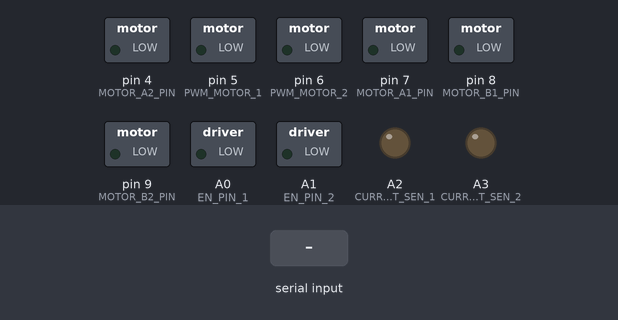
This sketch was run on a simulated Arduino Uno, built with avr-gcc and run on an emulated ATmega328P. Shown: switched loads named in the sketch (green lamp = pin HIGH), output pins drawn as LEDs (lit = HIGH). The test bench sets the inputs (shaded band).

Above: at 1.2 s.
1.3 s: "float" received over Serial
At 3.3 s:
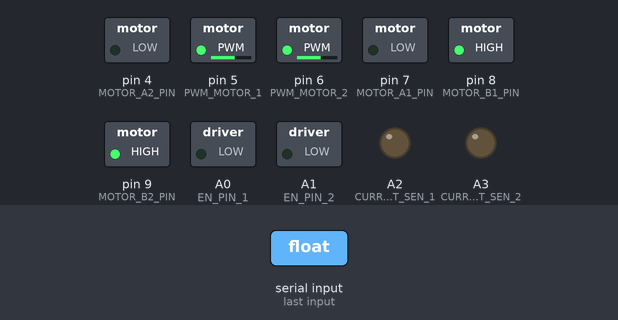
3.8 s: "int" received over Serial
At 5.1 s:
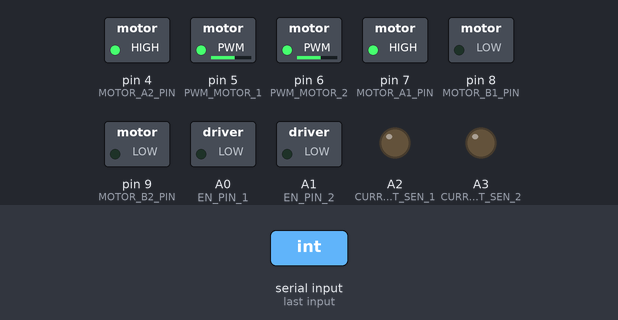
6.3 s: "float" received over Serial
At 8.3 s:
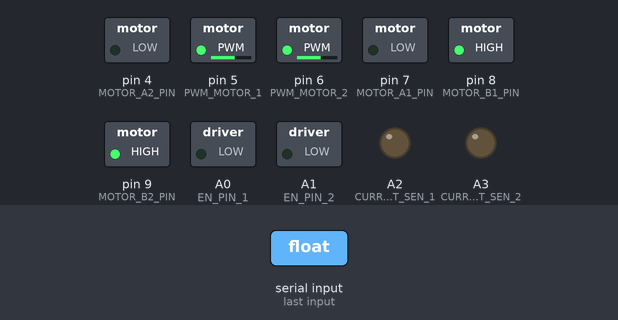
Timing chart, 0 to 9.8 s (numbered marks = the images above; inputs shaded):
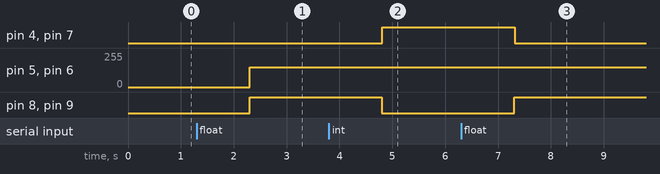

The sketch:

Monster_Motor_Driver_Modified.ino
```cpp
#define BRAKE 0
#define CW    1
#define CCW   2
#define CS_THRESHOLD 15   // Definition of safety current (Check: "1.3 Monster Shield Example").

//MOTOR 1
#define MOTOR_A1_PIN 7
#define MOTOR_B1_PIN 8

//MOTOR 2
#define MOTOR_A2_PIN 4
#define MOTOR_B2_PIN 9

#define PWM_MOTOR_1 5
#define PWM_MOTOR_2 6

#define CURRENT_SEN_1 A2
#define CURRENT_SEN_2 A3

#define EN_PIN_1 A0
#define EN_PIN_2 A1

#define MOTOR_1 0
#define MOTOR_2 1

short usSpeed = 150;  //default motor speed
unsigned short usMotor_Status = BRAKE;

void setup()
{
  pinMode(MOTOR_A1_PIN, OUTPUT);
  pinMode(MOTOR_B1_PIN, OUTPUT);

  pinMode(MOTOR_A2_PIN, OUTPUT);
  pinMode(MOTOR_B2_PIN, OUTPUT);

  pinMode(PWM_MOTOR_1, OUTPUT);
  pinMode(PWM_MOTOR_2, OUTPUT);

  pinMode(CURRENT_SEN_1, OUTPUT);
  pinMode(CURRENT_SEN_2, OUTPUT);

  pinMode(EN_PIN_1, OUTPUT);
  pinMode(EN_PIN_2, OUTPUT);

  Serial.begin(9600);              // Initiates the serial to do the monitoring
}

void loop()
{
  String str = Serial.readString();
  char user_input;

  if(str == "float")
    {
      Forward();
    }
    else if(str =="int")
    {
      Reverse();
    }
}


void Forward()
{
  //Serial.println("Forward");
  usMotor_Status = CW;
  motorGo(MOTOR_1, usMotor_Status, usSpeed);
  delay(10);
  motorGo(MOTOR_2, usMotor_Status, usSpeed);
  delay(10);
}

void Reverse()
{
  //Serial.println("Reverse");
  usMotor_Status = CCW;
  motorGo(MOTOR_1, usMotor_Status, usSpeed);
  delay(10);
  motorGo(MOTOR_2, usMotor_Status, usSpeed);
  delay(10);
  }

void motorGo(uint8_t motor, uint8_t direct, uint8_t pwm)         //Function that controls the variables: motor(0 ou 1), direction (cw ou ccw) e pwm (entra 0 e 255);
{
  if(motor == MOTOR_1)
  {
    if(direct == CW)
    {
      digitalWrite(MOTOR_A1_PIN, LOW);
      digitalWrite(MOTOR_B1_PIN, HIGH);
    }
    else if(direct == CCW)
    {
      digitalWrite(MOTOR_A1_PIN, HIGH);
      digitalWrite(MOTOR_B1_PIN, LOW);
    }
    else
    {
      digitalWrite(MOTOR_A1_PIN, LOW);
      digitalWrite(MOTOR_B1_PIN, LOW);
    }

    analogWrite(PWM_MOTOR_1, pwm);
  }
  else if(motor == MOTOR_2)
  {
    if(direct == CW)
    {
      digitalWrite(MOTOR_A2_PIN, LOW);
      digitalWrite(MOTOR_B2_PIN, HIGH);
    }
    else if(direct == CCW)
    {
      digitalWrite(MOTOR_A2_PIN, HIGH);
      digitalWrite(MOTOR_B2_PIN, LOW);
    }
    else
    {
      digitalWrite(MOTOR_A2_PIN, LOW);
      digitalWrite(MOTOR_B2_PIN, LOW);
    }

    analogWrite(PWM_MOTOR_2, pwm);
  }
}
```

Measured:
- after the input at 1.3 s, pin 5 (PWM_MOTOR_1), pin 6 (PWM_MOTOR_2): 0/255 → 150/255 after 1.0 s; pin 8 (MOTOR_B1_PIN), pin 9 (MOTOR_B2_PIN): LOW → HIGH after 1.0 s
- after the input at 3.8 s, pin 4 (MOTOR_A2_PIN), pin 7 (MOTOR_A1_PIN): LOW → HIGH after 1.0 s; pin 8 (MOTOR_B1_PIN), pin 9 (MOTOR_B2_PIN): HIGH → LOW after 1.0 s
- after the input at 6.3 s, pin 4 (MOTOR_A2_PIN), pin 7 (MOTOR_A1_PIN): HIGH → LOW after 1.0 s; pin 8 (MOTOR_B1_PIN), pin 9 (MOTOR_B2_PIN): LOW → HIGH after 1.0 s
